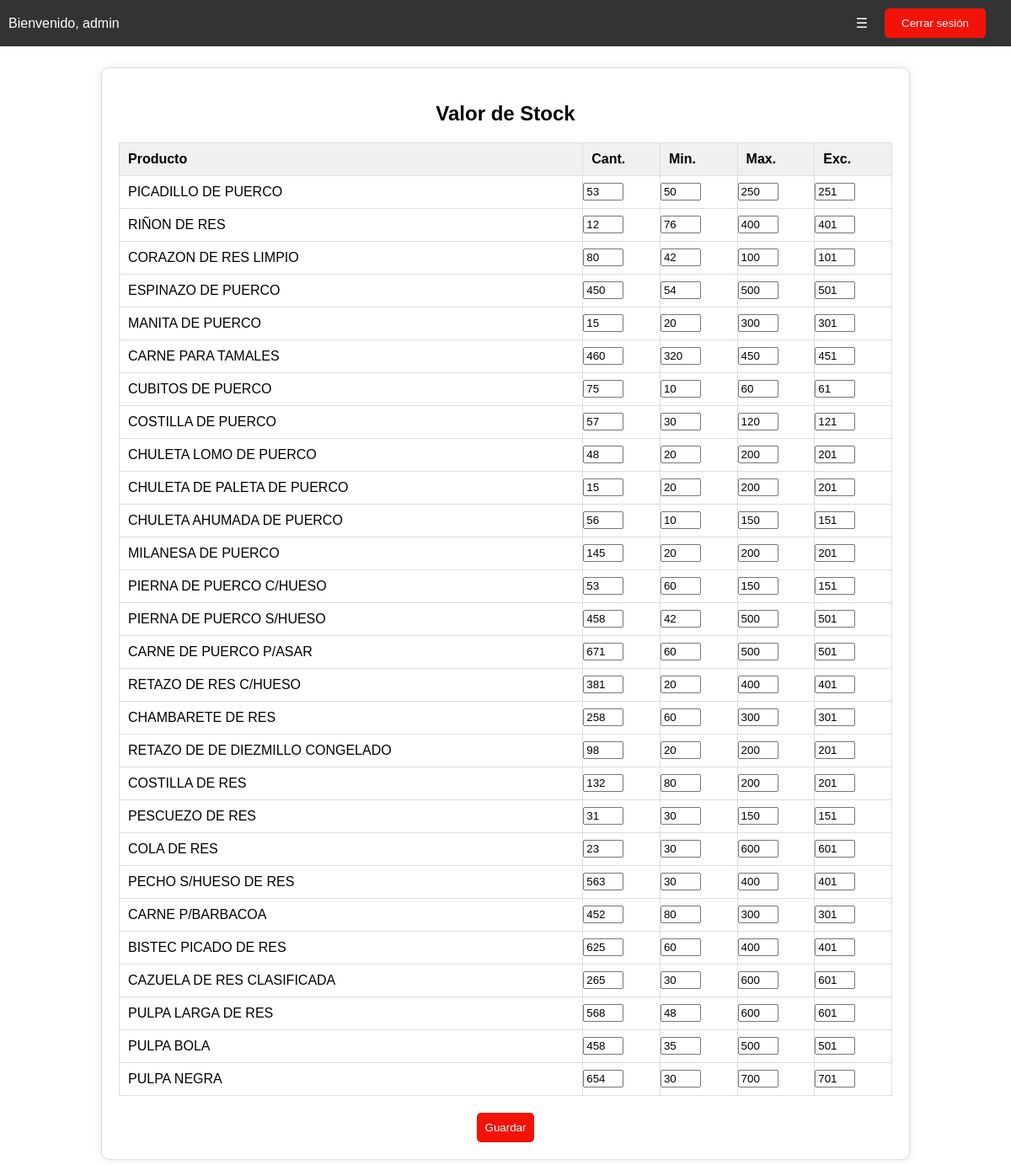
/valor_stock.php (signed in), run on the app's committed database.
### tables this page shows
CREATE TABLE `add_product` (
  `id` int(11) NOT NULL,
  `codigo` varchar(50) NOT NULL,
  `nombre` varchar(255) NOT NULL,
  `descripcion` text NOT NULL,
  `variante` varchar(100) NOT NULL,
  `cantidad` int(11) NOT NULL,
  `unidad_medida` enum('pieza','kilo') NOT NULL DEFAULT 'pieza',
  `cantidad_minima` int(11) DEFAULT NULL,
  `cantidad_maxima` int(11) DEFAULT NULL,
  `excedente` int(11) DEFAULT NULL
);

### valor_stock.php (the view, shortened to what this page needs)
<?php
include('conexion.php');
$query = "SELECT * FROM add_product";
$result = $conn->query($query);
?>
<!DOCTYPE html>
<html>
<head>
    <link rel="stylesheet" href="style.css">
</head>
<body>
    <div class="nav-bar">
        <ul>
            <li style="margin-right: auto;">Bienvenido, <?php echo $_SESSION['username']; ?></li>
            <li><a href="#" class="menu-btn">&#9776;</a>
            </li>
            <li><button class="logout-btn" id="logout-btn">Cerrar sesión</button></li>
        </ul>
    </div>
    <div class="container">
        <div class="list-container">
            <h2 style="text-align: center;">Valor de Stock</h2>
           <form method="post">
                <table id="productos-table">
    <tr>
        <th style="width: 60%;">Producto</th>
        <th style="width: 10%;">Cant.</th>
        <th style="width: 10%;">Min.</th>
        <th style="width: 10%;">Max.</th>
        <th style="width: 10%;">Exc.</th>
    </tr>
    <?php while ($row = $result->fetch_assoc()) { ?>
        <tr>
            <td style="word-wrap: break-word; width: 60%;"><?php echo $row['nombre']; ?></td>
            <td style="padding: 0; width: 10%;"><input type="number" name="cantidad_<?php echo $row['id']; ?>" value="<?php echo $row['cantidad']; ?>" style="width: 40px;"></td>
            <td style="padding: 0; width: 10%;"><input type="number" name="cantidad_minima_<?php echo $row['id']; ?>" value="<?php echo $row['cantidad_minima']; ?>" style="width: 40px;"></td>
            <td style="padding: 0; width: 10%;"><input type="number" name="cantidad_maxima_<?php echo $row['id']; ?>" value="<?php echo $row['cantidad_maxima']; ?>" style="width: 40px;"></td>
            <td style="padding: 0; width: 10%;"><input type="number" name="excedente_<?php echo $row['id']; ?>" value="<?php echo $row['excedente']; ?>" style="width: 40px;"></td>
        </tr>
    <?php } ?>
</table>
                <div style="text-align: center; margin-top: 20px;">
                    <input type="submit" name="guardar" value="Guardar" style="padding: 10px; background-color: #f31208; color: #fff; border: none; border-radius: 5px; cursor: pointer;">
                </div>
            </form>
        </div>
    </div>

### style.css (style rules this page uses)
body { font-family: Arial, sans-serif; margin: 0; padding: 0; }
.nav-bar { position: fixed !important; top: 0; left: 0; width: 100%; background-color: #333; color: #fff; padding: 10px; text-align: right; z-index: 1000; box-sizing: border-box; }
.nav-bar ul { list-style: none; margin: 0; padding: 0; display: flex; justify-content: space-between; align-items: center; }
.nav-bar ul li { margin-right: 20px; position: relative; }
.nav-bar a { color: #fff; text-decoration: none; }
.logout-btn { background-color: #f31208; color: #fff; padding: 10px 20px; border: none; border-radius: 5px; cursor: pointer; }
.container { width: 80%; margin: 80px auto 40px auto; display: flex; justify-content: space-between; }
.list-container { width: 65%; padding: 20px; background-color: #fff; border: 1px solid #ddd; border-radius: 10px; box-shadow: 0 0 10px rgba(0, 0, 0, 0.1); flex-grow: 1; }
.list-container table { width: 100%; border-collapse: collapse; }
.list-container th, .list-container td { border: 1px solid #ddd; padding: 10px; text-align: left; }
.list-container th { background-color: #f0f0f0; }
.list-container table tr { background-color: #fff; }

### data on the page
add_product: nombre "PICADILLO DE PUERCO", cantidad "53", cantidad_minima "50", cantidad_maxima "250", excedente "251"
add_product: nombre "RIÑON DE RES", cantidad "12", cantidad_minima "76", cantidad_maxima "400", excedente "401"
add_product: nombre "CORAZON DE RES LIMPIO", cantidad "80", cantidad_minima "42", cantidad_maxima "100", excedente "101"
add_product: nombre "ESPINAZO DE PUERCO", cantidad "450", cantidad_minima "54", cantidad_maxima "500", excedente "501"
add_product: nombre "MANITA DE PUERCO", cantidad "15", cantidad_minima "20", cantidad_maxima "300", excedente "301"
add_product: nombre "CARNE PARA TAMALES", cantidad "460", cantidad_minima "320", cantidad_maxima "450", excedente "451"
add_product: nombre "CUBITOS DE PUERCO", cantidad "75", cantidad_minima "10", cantidad_maxima "60", excedente "61"
add_product: nombre "COSTILLA DE PUERCO", cantidad "57", cantidad_minima "30", cantidad_maxima "120", excedente "121"
add_product: nombre "CHULETA LOMO DE PUERCO", cantidad "48", cantidad_minima "20", cantidad_maxima "200", excedente "201"
add_product: nombre "CHULETA DE PALETA DE PUERCO", cantidad "15", cantidad_minima "20", cantidad_maxima "200", excedente "201"
add_product: nombre "CHULETA AHUMADA DE PUERCO", cantidad "56", cantidad_minima "10", cantidad_maxima "150", excedente "151"
add_product: nombre "MILANESA DE PUERCO", cantidad "145", cantidad_minima "20", cantidad_maxima "200", excedente "201"
add_product: nombre "PIERNA DE PUERCO C/HUESO", cantidad "53", cantidad_minima "60", cantidad_maxima "150", excedente "151"
add_product: nombre "PIERNA DE PUERCO S/HUESO", cantidad "458", cantidad_minima "42", cantidad_maxima "500", excedente "501"
add_product: nombre "CARNE DE PUERCO P/ASAR", cantidad "671", cantidad_minima "60", cantidad_maxima "500", excedente "501"
add_product: nombre "RETAZO DE RES C/HUESO", cantidad "381", cantidad_minima "20", cantidad_maxima "400", excedente "401"
add_product: nombre "CHAMBARETE DE RES", cantidad "258", cantidad_minima "60", cantidad_maxima "300", excedente "301"
add_product: nombre "RETAZO DE DE DIEZMILLO CONGELADO", cantidad "98", cantidad_minima "20", cantidad_maxima "200", excedente "201"
add_product: nombre "COSTILLA DE RES", cantidad "132", cantidad_minima "80", cantidad_maxima "200", excedente "201"
add_product: nombre "PESCUEZO DE RES", cantidad "31", cantidad_minima "30", cantidad_maxima "150", excedente "151"
add_product: nombre "COLA DE RES", cantidad "23", id+cantidad_minima "30", cantidad_maxima "600", excedente "601"
add_product: nombre "PECHO S/HUESO DE RES", cantidad "563", cantidad_minima "30", cantidad_maxima "400", excedente "401"
add_product: nombre "CARNE P/BARBACOA", cantidad "452", cantidad_minima "80", cantidad_maxima "300", excedente "301"
add_product: nombre "BISTEC PICADO DE RES", cantidad "625", cantidad_minima "60", cantidad_maxima "400", excedente "401"
add_product: nombre "CAZUELA DE RES CLASIFICADA", cantidad "265", cantidad_minima "30", cantidad_maxima "600", excedente "601"
add_product: nombre "PULPA LARGA DE RES", cantidad "568", cantidad_minima "48", cantidad_maxima "600", excedente "601"
add_product: nombre "PULPA BOLA", cantidad "458", cantidad_minima "35", cantidad_maxima "500", excedente "501"
add_product: nombre "PULPA NEGRA", cantidad "654", cantidad_minima "30", cantidad_maxima "700", excedente "701"

### other printed values
$_SESSION['username'] "admin"
